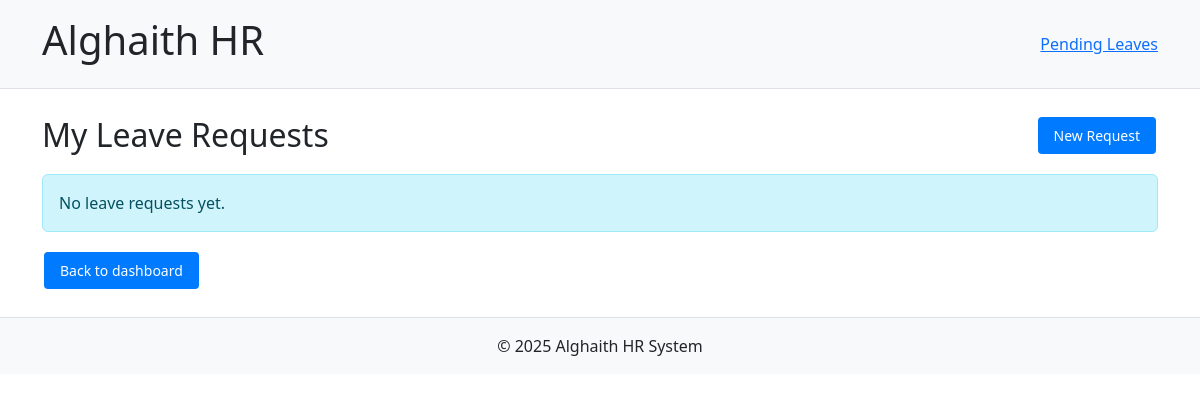
The page /leave/my-requests (signed in) on the database as committed earlier.
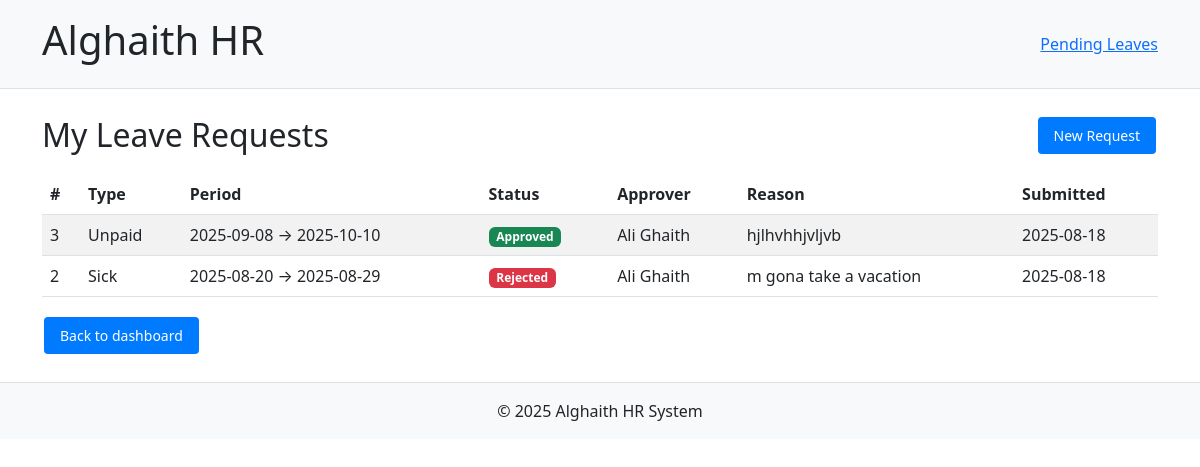
The same page on the database as committed later.
### core/models.py (models this page shows, shortened)
class LeaveRequest(db.Model):
    __tablename__ = 'leave_requests'
    id = db.Column(db.Integer, primary_key=True)
    user_id = db.Column(db.Integer, db.ForeignKey('users.id'), nullable=False)
    approver_id = db.Column(db.Integer, db.ForeignKey('users.id'))
    type = db.Column(db.String(30), nullable=False, default='annual')  # annual/sick/unpaid/other
    start_date = db.Column(db.Date, nullable=False)
    end_date = db.Column(db.Date, nullable=False)
    reason = db.Column(db.Text)
    status = db.Column(db.String(20), nullable=False, default='pending')  # pending/approved/rejected
    decided_at = db.Column(db.DateTime)
    created_at = db.Column(db.DateTime, default=datetime.utcnow)
    updated_at = db.Column(db.DateTime, default=datetime.utcnow, onupdate=datetime.utcnow)
    requester = db.relationship('User', foreign_keys=[user_id], backref='leave_requests')
    approver = db.relationship('User', foreign_keys=[approver_id])

class User(db.Model, UserMixin):
    __tablename__ = 'users'
    id = db.Column(db.Integer, primary_key=True)
    email = db.Column(db.String(120), unique=True, nullable=False)
    password_hash = db.Column(db.String(200), nullable=False)
    name = db.Column(db.String(100), nullable=False)
    role = db.Column(db.String(50), nullable=False)
    avatar = db.Column(db.String(2), nullable=False)
    access_code = db.Column(db.String(20), unique=True, nullable=False)
    department_id = db.Column(db.Integer, db.ForeignKey('departments.id'))
    created_at = db.Column(db.DateTime, default=datetime.utcnow)
    last_login = db.Column(db.DateTime)
    login_count = db.Column(db.Integer, default=0)
    is_active = db.Column(db.Boolean, default=True, nullable=False)
    department = db.relationship('Department', back_populates='members')
    @property
    def is_authenticated(self):
        return True

### modules/leave/routes.py (the view)
@leave_bp.route('/my-requests')
@login_required
def my_requests():
    items = list_user_requests(current_user.id)
    return render_template('leave/my_leaves.html', requests=items)

### app.py (called while the page is built)
@login_manager.user_loader
def load_user(user_id):
    from core.models import User
    return db.session.get(User, int(user_id))

### modules/leave/services.py (called while the page is built)
def list_user_requests(user_id: int):
    return LeaveRequest.query.filter_by(user_id=user_id).order_by(LeaveRequest.created_at.desc()).all()

### templates/leave/my_leaves.html (shortened to what this page needs)
{% extends "base.html" %}
{% block content %}
<div class="container mt-4">
  <div class="d-flex justify-content-between align-items-center mb-3">
    <h2 class="mb-0">My Leave Requests</h2>
    <a class="btn btn-sm btn-primary" href="{{ url_for('leave.new_request') }}">New Request</a>
  </div>
  {% if requests and requests|length %}
    <table class="table table-striped align-middle">
      <thead>
        <tr>
          <th>#</th>
          <th>Type</th>
          <th>Period</th>
          <th>Status</th>
          <th>Approver</th>
          <th>Reason</th>
          <th>Submitted</th>
        </tr>
      </thead>
      <tbody>
        {% for r in requests %}
        <tr>
          <td>{{ r.id }}</td>
          <td class="text-capitalize">{{ r.type }}</td>
          <td>{{ r.start_date }} → {{ r.end_date }}</td>
          <td>
            {% if r.status == 'approved' %}
              <span class="badge bg-success">Approved</span>
            {% elif r.status == 'rejected' %}
              <span class="badge bg-danger">Rejected</span>
            {% else %}
              <span class="badge bg-warning text-dark">Pending</span>
            {% endif %}
          </td>
          <td>{{ r.approver.name if r.approver else '-' }}</td>
          <td>{{ r.reason or '' }}</td>
          <td>{{ r.created_at.strftime('%Y-%m-%d') if r.created_at else '' }}</td>
        </tr>
        {% endfor %}
      </tbody>
    </table>
  {% else %}
    <div class="alert alert-info">No leave requests yet.</div>
  {% endif %}
  <a href="{{ url_for('dashboard.role_dashboard') }}" class="btn btn-outline-secondary">Back to dashboard</a>
</div>
{% endblock %}

### templates/base.html (shortened to what this page needs)
<!DOCTYPE html>
<html lang="en">
<head>
    <link href="https://cdn.jsdelivr.net/npm/bootstrap@5.3.0/dist/css/bootstrap.min.css" rel="stylesheet">
    <link rel="stylesheet" href="{{ url_for('static', filename='css/styles.css') }}">
</head>
<body>
<header class="p-3 bg-light border-bottom">
    <div class="container d-flex justify-content-between align-items-center">
        <h1>Alghaith HR</h1>
        {% if current_user.is_authenticated %}
        <nav>
            {% if current_user.role.lower() == 'employee' %}
            <a href="{{ url_for('leave.new_request') }}">Request Leave</a> |
            <a href="{{ url_for('leave.my_requests') }}">My Leaves</a>
            {% elif current_user.role.lower() in ['it_manager', 'general_director'] %}
            <a href="{{ url_for('leave.pending_requests') }}">Pending Leaves</a>
            {% endif %}
        </nav>
        {% endif %}
    </div>
</header>
<div class="container-fluid">
    {% block content %}{% endblock %}
</div>
<footer class="text-center mt-4 p-3 bg-light border-top">
    &copy; 2025 Alghaith HR System
</footer>
</body>
</html>

### static/styles.css (style rules this page uses)
.btn, .btn-cancel, .btn-delete { display: inline-block; padding: 8px 16px; margin: 4px 2px; background-color: #007BFF; color: white; text-decoration: none; border-radius: 4px; cursor: pointer; font-size: 14px; border: none; text-align: center; }

Rows that differ between the two databases and show on the page:
added LeaveRequest: id "3", type "Unpaid", start_date "2025-09-08", end_date "2025-10-10", status "Approved", approver "Ali Ghaith", reason "hjlhvhhjvljvb", created_at "2025-08-18"
added LeaveRequest: id "2", type "Sick", start_date "2025-08-20", end_date "2025-08-29", status "Rejected", approver "Ali Ghaith", reason "m gona take a vacation", created_at "2025-08-18"
Other text that changed with them:
text no longer shown: "No leave requests yet."
text now shown: "# Type Period Status Approver Reason Submitted"
